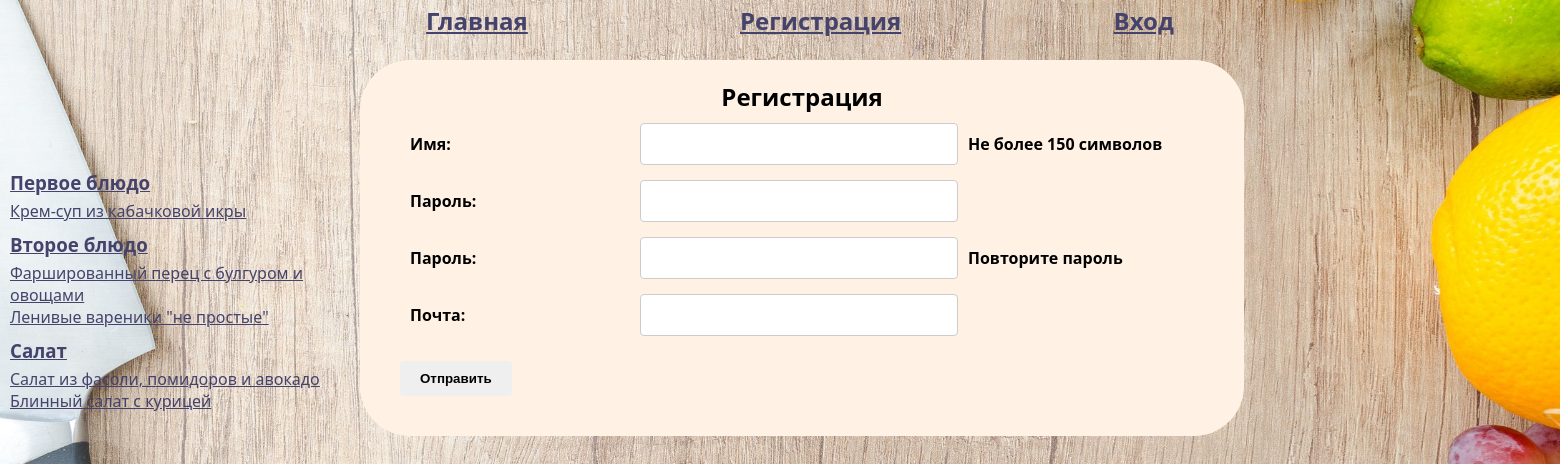
The app's page /registration/, older data.
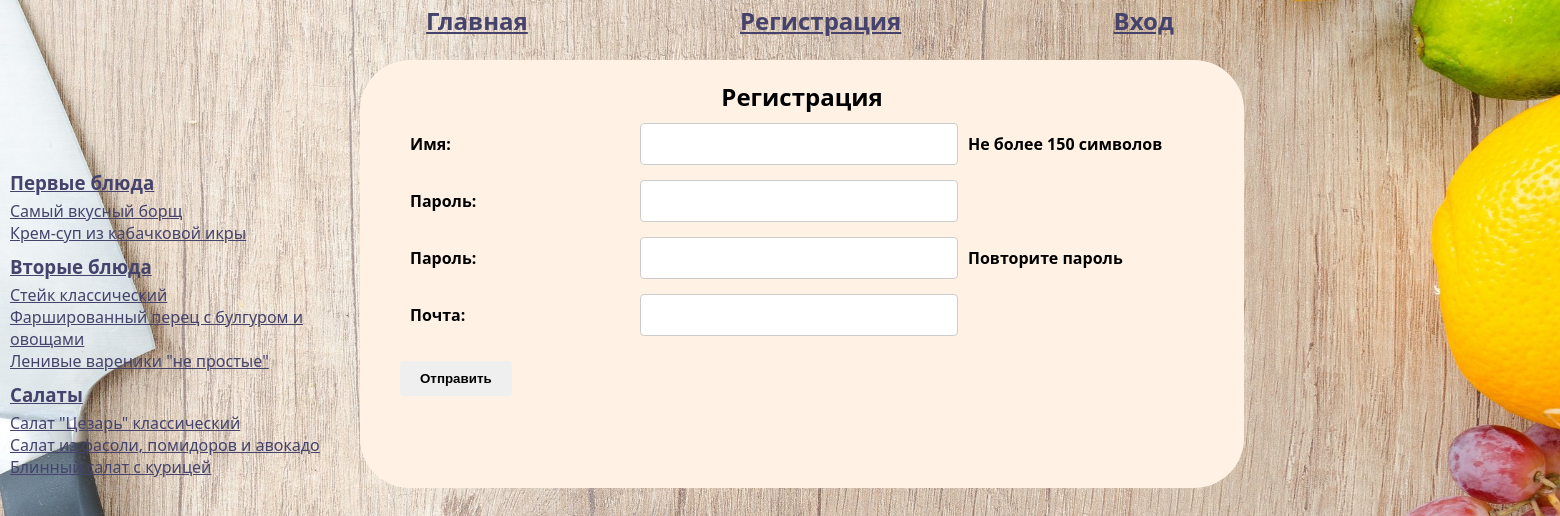
The same page, newer data.
### recipe_website/models.py (models this page shows, shortened)
class Categories(models.Model):
    categories_name = models.CharField(max_length=100, unique=True)

class Recipes(models.Model):
    name_recept = models.CharField(max_length=100)
    description = models.CharField(max_length=500)
    ingredients = models.TextField(help_text='После каждого ингредиента ставьте ";" для разделения')
    cooking_steps = models.TextField(help_text='После каждого шага ставьте ";" для разделения')
    cooking_time = models.TimeField(help_text='Формат "чч:мм"')
    image = models.ImageField(upload_to='recipe_website')
    user = models.ForeignKey(User, on_delete=models.CASCADE)

### recipe_website/views.py (the view, shortened to what this page needs)
# urls.py: path('registration/', RegisterView.as_view(), name='registration'),
class RegisterView(CreateView):
    template_name = 'recipe_website/registration.html'
    form_class = CustomForm
    success_url = '/'
    log.info("Происходит регистрация")

### recipe_website/forms.py (shortened to what this page needs)
class CustomForm(UserCreationForm):
    password1 = forms.CharField(
        widget=forms.PasswordInput,
        help_text='',
        validators=[],
    )
    password2 = forms.CharField(
        widget=forms.PasswordInput,
        help_text='Повторите пароль',
        validators=[],
    )
    email = forms.EmailField(
        error_messages={"invalid": "Неверный формат почты"},
    )
    def __init__(self, *args, **kwargs):
        super().__init__(*args, **kwargs)
        self.fields['username'].label = 'Имя'
        self.fields['password1'].label = 'Пароль'
        self.fields['password2'].label = 'Пароль'
        self.fields['email'].label = 'Почта'
    class Meta:
        model = User
        fields = ['username', 'password1', 'password2', 'email']
        error_messages = {
            'username': {
                'unique': "Пользователь с таким именем уже существует.",
            },
        }
        help_texts = {
            'username': 'Не более 150 символов',
        }

### recipe_website/templates/recipe_website/registration.html (shortened to what this page needs)
{% extends 'recipe_website/index.html' %}
{% block right_bar %}
    <h2>Регистрация</h2>
    <form method="post">
        {{ form.as_p }}
    <button type="submit">Отправить</button>
    </form>
{% endblock %}

### recipe_website/templates/recipe_website/base.html (shortened to what this page needs)
<!DOCTYPE html>
<html lang="en">
<head>
    {% load static %}
    <link rel="stylesheet" href={% static 'static_recipe_website/style.css' %}>
</head>
<body>
    <header class="header">
        <div class="menu_header">
            <a href="{% url "recipe_website:index_page" %}"><h2>Главная</h2></a>
            {% if user.is_authenticated %}
                <a href="{% url "recipe_website:my_recept" %}"><h2>Мои рецепты</h2></a>
                <a href="{% url "recipe_website:create_recept" %}"><h2>Написать рецепт</h2></a>
                <a href="{% url "recipe_website:logout" %}"><h2>Выход</h2></a>
                 {% else %}
                <a href="{% url "recipe_website:registration" %}"><h2>Регистрация</h2></a>
                <a href="{% url "recipe_website:login" %}"><h2>Вход</h2></a>
            {% endif %}
        </div>
    </header>
    <div class="top_1">
        <div class="left_bar">
            {% block left_bar %}
                <div class="left_bar_text">
                    {% for category, recipes in dict_categories.items %}
                        <div class="category">
                            <h3><a href="{% url 'recipe_website:categories' pk=category.1 %}">{{ category.0 }}</a></h3>
                            {% for recept in recipes %}
                                <a href="{% url 'recipe_website:recept_detail' pk=recept.pk %}">{{ recept.name_recept }}</a>
                                <br>
                            {% endfor %}
                        </div>
                    {% endfor %}
                </div>
            {% endblock %}
        </div>
        <div class="right_bar">
            <div class="list_text_center">
                {% block right_bar %}
                {% endblock %}
            </div>
        </div>
    </div>
</body>
</html>

Row changes from the older to the newer data that the page shows:
added Recipes: name_recept "Самый вкусный борщ", shown under "Первые блюда"
shown differently, row unchanged: Recipes "Крем-суп из кабачковой икры": moves from the list under "Первое блюдо" to the list under "Первые блюда"
added Recipes: name_recept "Стейк классический", shown under "Вторые блюда"
shown differently, row unchanged: Recipes "Фаршированный перец с булгуром и овощами": moves from the list under "Второе блюдо" to the list under "Вторые блюда"
shown differently, row unchanged: Recipes "Ленивые вареники \"не простые\"": moves from the list under "Второе блюдо" to the list under "Вторые блюда"
added Recipes: name_recept "Салат \"Цезарь\" классический", shown under "Салаты"
shown differently, row unchanged: Recipes "Салат из фасоли, помидоров и авокадо": moves from the list under "Салат" to the list under "Салаты"
shown differently, row unchanged: Recipes "Блинный салат с курицей": moves from the list under "Салат" to the list under "Салаты"
Text that changed along with them:
new list line: "Первые блюда"
new list line: "Вторые блюда"
new list line: "Салаты"
list line gone: "Первое блюдо"
list line gone: "Второе блюдо"
list line gone: "Салат"
